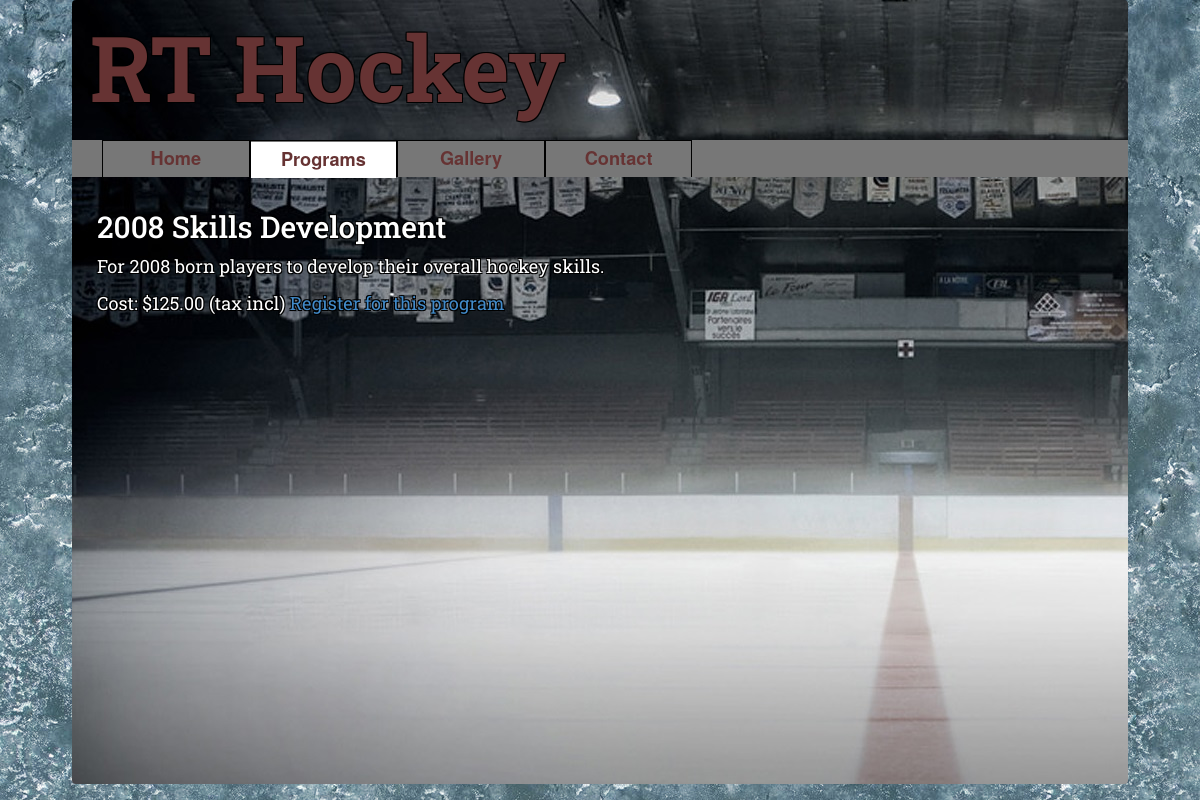
The page /program/8/ on the database its author committed.
### myapp/models.py (models this page shows, shortened)
class Program(models.Model):
    title = models.CharField(max_length=100)
    description = models.TextField()
    status = models.CharField(max_length=1, choices=STATUS_CHOICES, default='d')
    create_date = models.DateTimeField(editable=False)
    modify_date = models.DateTimeField(editable=False)
    priority = models.IntegerField()
    cost = models.IntegerField()
    location = models.ForeignKey(Location)

### myapp/views.py (the view)
# urls.py: url(r'^program/(?P<program_id>\d+)/$', views.program, name='program'),
def program(request, program_id):
    try:
        program = Program.objects.get(pk=program_id)
        program_sessions_list = Session.objects.filter(program__id=program_id).order_by('start_date')
        context = {'program_sessions_list':program_sessions_list,'program':program}
    except Program.DoesNotExist:
        raise Http404("Program does not exist")
    return render(request, 'myapp/program.html', context)

### myapp/templates/myapp/program.html (shortened to what this page needs)
{% include "myapp/header.html" %}
        <div id="tabs">
        {% include "includes/tabs.html" with active_tab='tab2' %}
        </div>
    <div id="main" class="container">
        <div class="outlined_normal" id="article">
        <h2>{{ program.title }}</h2>
        <p>{{ program.description }}</p>
        <p>Cost: ${{ program.cost }}.00 (tax incl) <a href="{% url 'register_program' program.id %}">Register for this program</a></p>
        </div>
    </div>
{% include "myapp/footer.html" %}

### myapp/static/myapp/style.css (style rules this page uses)
@media (min-width:43.75em) { body { background-image:url("./ice_texture.jpg"); } }
a { color:#428bca; }
.outlined_normal { font-family: 'Roboto Slab', serif; color:white; text-shadow: -1px -1px 0 #000, 1px -1px 0 #000, -1px 1px 0 #000, 1px 1px 0 #000; }
#article { margin:10px; clear:left; }
#tabs { position:absolute; top:100px; width:100%; max-width:1680px; z-index:5; background-color:#777; }
@media (min-width: 43.75em) { #tabs { top:140px; left:6%; width:88%; } }
#main { position:absolute; top:0px; min-height:98%; width:100%; padding-top:190px; border-radius:4px; background-image: url("./rink.jpg"); background-repeat: no-repeat; }
@media (min-width: 43.75em) { #main { left:6%; width:88%; } }

### rows shown on the page
Program: title "2008 Skills Development", description "For 2008 born players to develop their overall hockey skills.", cost "125"
